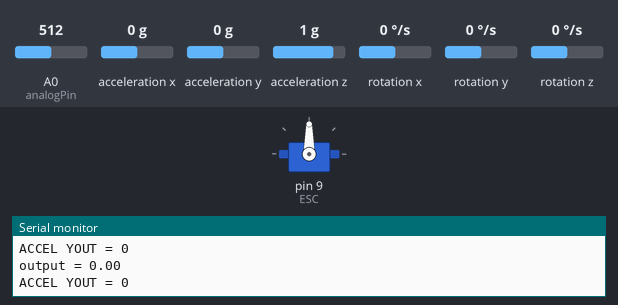
A sketch run on a simulated Arduino Uno, built with avr-gcc and run on an emulated ATmega328P. Shown: servo, the last lines printed to the serial monitor. Wiring (inferred from the names in the program): MPU-9250 motion sensor at I2C address 0x68. Inputs (shaded band) come from the test bench; at power-on: A0 (analogPin) = 512, acceleration y 0 g, acceleration x 0 g, acceleration z 1 g, rotation x 0 °/s, rotation y 0 °/s, rotation z 0 °/s.

Above: at 1.2 s.
1.3 s: A0 (analogPin) set to 5
At 1.6 s:
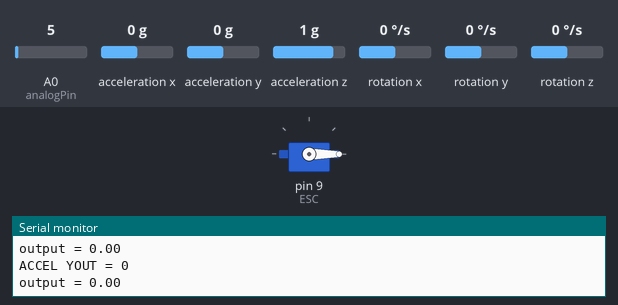
2.8 s: acceleration y set to 0.8 g
At 3.85 s:
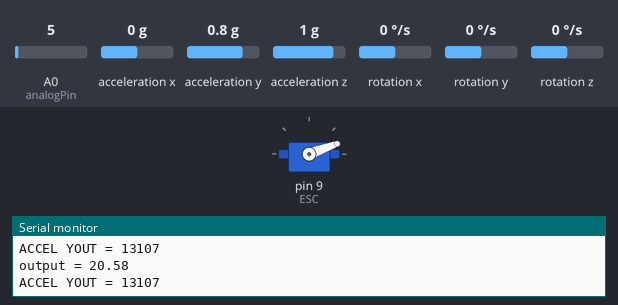
5.8 s: A0 (analogPin) set to 14
At 6.67 s:
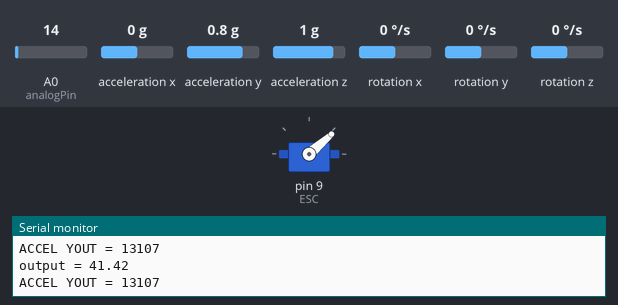
8.8 s: A0 (analogPin) set to 18
10.3 s: A0 (analogPin) set to 716
At 11.5 s:
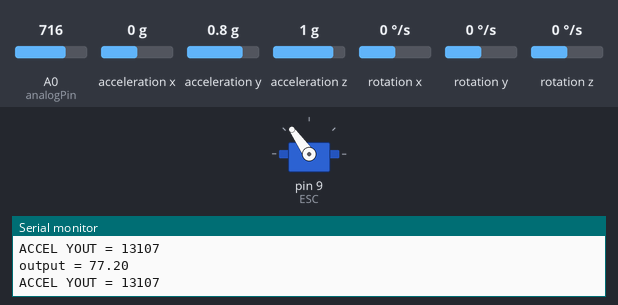
11.8 s: acceleration y set to -1.4 g
Timing chart, 0 to 14.8 s (numbered marks = the images above; inputs shaded):
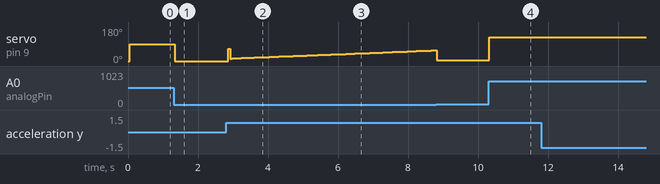

Measured:
- after the input at 1.3 s, servo on pin 9 (ESC): 90° → 0° at once
- after the input at 10.3 s, servo on pin 9 (ESC): 3° → 125° at once

The sketch:

droner.ino
```cpp
#include <Wire.h>
#include <Servo.h>
#include <PID_v1.h>

// globals
// GY-91
int address_MPU9250 = 0x68;         //MPU9250
int16_t ax, ay, az;
int16_t gx, gy, gz;
int16_t mx, my, mz;

// resistor pot & ESC
int analogPin = A0;
int val = 0;
Servo ESC;
int potValue;

// PID algorithm
double Setpoint, Input, Output;
PID myPID(&Input, &Output, &Setpoint,.001,0.0006,0.0002, REVERSE);


// the setup function runs once when you press reset or power the board
void setup() {
  Serial.begin(19200);
  Serial.println("setup droner code");

  // initialize gyroscope
  // set power mode
  Wire.begin();
  Wire.beginTransmission(address_MPU9250);
  Wire.write(0x6B);
  Wire.write(0b00000000);
  Wire.endTransmission();
  // set accel DLPF  (1D)
  Wire.begin();
  Wire.beginTransmission(address_MPU9250);
  Wire.write(0x1D);
  Wire.write(0b00000101);
  Wire.endTransmission();

  // initialize PID
  Setpoint = 0;
  Input = 0;
  myPID.SetMode(AUTOMATIC);
  myPID.SetSampleTime(50);
  myPID.SetOutputLimits(0, 180);

  // initialize ESC module
  ESC.attach(9,1000,2000); // (pin, min pulse width, max pulse width in microseconds)
  ESC.write(0);
}

// the loop function runs over and over again forever
void loop() {

  // reading the gyroscope
  Wire.beginTransmission(address_MPU9250);
  if(Wire.endTransmission() == 0)
  {


    Wire.beginTransmission(address_MPU9250);    // access GY-91
    Wire.write(0x43);                           // starting register of gyroscope
    Wire.endTransmission();
    Wire.requestFrom(address_MPU9250, 6);       // retrieve gyroscope values
    while(Wire.available() < 6);
    gx = Wire.read()<<8|Wire.read();
    gy = Wire.read()<<8|Wire.read();
    gz = Wire.read()<<8|Wire.read();

    Wire.beginTransmission(address_MPU9250);    // access GY-91
    Wire.write(0x3B);                           // starting register of gyroscope
    Wire.endTransmission();
    Wire.requestFrom(address_MPU9250, 6);       // retrieve gyroscope values
    while(Wire.available() < 6);
    ax = Wire.read()<<8|Wire.read();
    ay = Wire.read()<<8|Wire.read();
    az = Wire.read()<<8|Wire.read();

    //Serial.print( "GYRO XOUT = " );
    //Serial.print( gx );
    //Serial.print( " + " );
    //Serial.print( gy );
    //Serial.print( " + " );
    //Serial.print( gz );
    //Serial.print( "\n" );

    //float rr = ay-az;

    Serial.print( "ACCEL YOUT = " );
    //Serial.print( ax );
    //Serial.print( " + " );
    Serial.print( ay );  // KEEP LEVEL
    //Serial.print( " + " );
    //Serial.print( az );
    Serial.print( "\n" );


  }

delay(50);

  Input = ay;
  myPID.Compute();
  Serial.print( "output = " );
  Serial.print( Output );
  Serial.print( "\n" );

ESC.write( Output );


  // reading the resistor pot and writing the XPS
  //delay(250);                       // wait for a second
  val = analogRead(analogPin);
  if(val > 15)
  {
    potValue = map(val, 0, 1023, 0, 180);   // scale it to use it with the servo library (value between 0 and 180)
    ESC.write(potValue);    // Send the signal to the ESC
    //Serial.println( val );
  }


}
```
